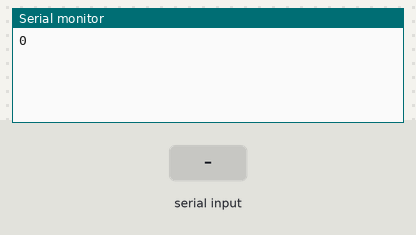
Bench run of a sketch on a simulated Arduino Uno, built with avr-gcc and run on an emulated ATmega328P. Shown: the last lines printed to the serial monitor. Inputs (shaded band) come from the test bench.

Above: at 1.2 s.
1.3 s: "90,45\n" received over Serial
At 4.0 s:
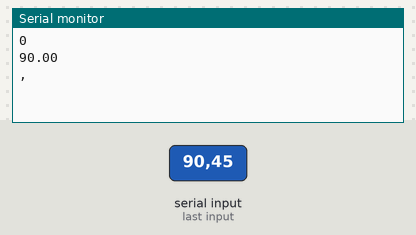
4.3 s: "1,90,45\n" received over Serial
At 6.3 s:
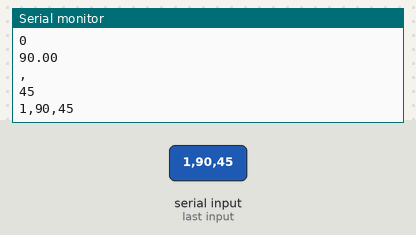
Timing chart, 0 to 7.8 s (numbered marks = the images above; inputs shaded):
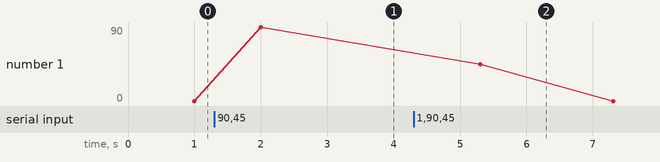

The sketch:

Taking_input.ino
```cpp
// C++ code
//Taking input
void setup()
{
  Serial.begin(9600);
}

void loop()
{
  int a=Serial.parseInt();
  Serial.println(a);
  delay(1000);
  float b=Serial.parseFloat();
  Serial.println(b);
  delay(1000);
  char c=Serial.read();
  Serial.println(c);
  delay(1000);
  String d=Serial.readString();
  Serial.println(d);
  delay(1000);
}
```

Measured:
- after the input at 1.3 s, the serial monitor: prints a new line after 0.70 s (image 1)
- after the input at 4.3 s, the serial monitor: prints a new line after 1.0 s (image 2)
- plotted number 1: 0 → 90 after the input at 1.3 s
